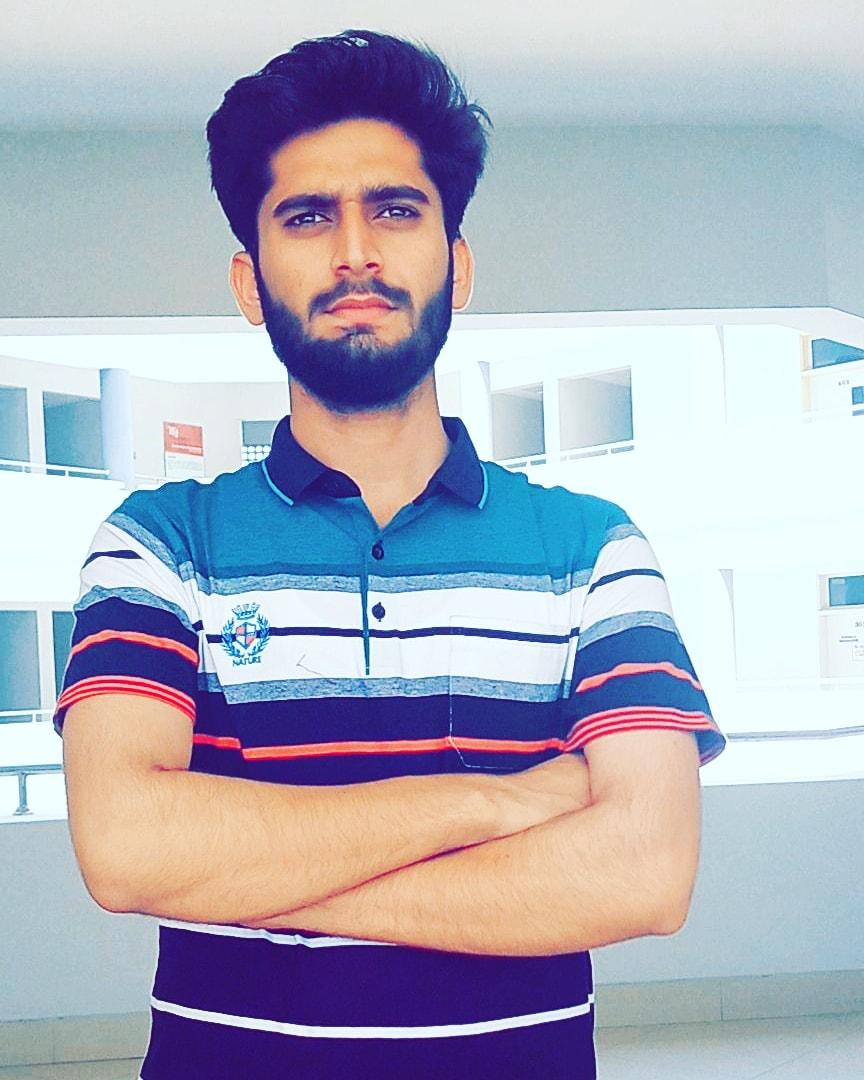
#> input picture iMAGE_PROCESSING_CLASSWORK_PRACTISE/padding.jpeg, 864 x 1080 px
$ python Padding_image.py
#> lines starting #> are read from the running program, lines starting #| are printed output that depends on the picture
#> further down, im is the input picture: shape (1080, 864, 3); mean B, G, R 190.3, 175.2, 171.4
import cv2
import numpy as np
def Image_pass(image):
    image_grey = np.array(cv2.cvtColor(image,cv2.COLOR_BGR2GRAY)).astype(float)/255
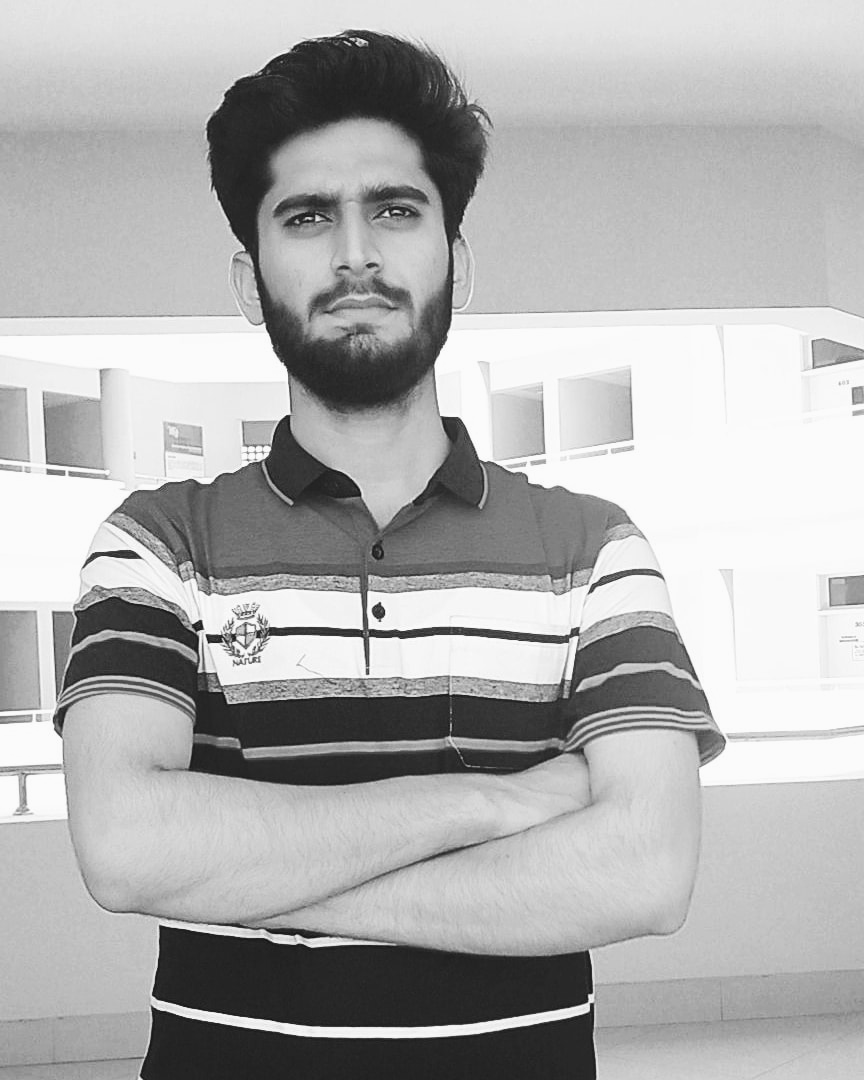
#> image_grey: shape (1080, 864) float64; min 0.051, max 0.996, mean 0.689
    image_padded=np.pad(image_grey,(400,300),'symmetric')
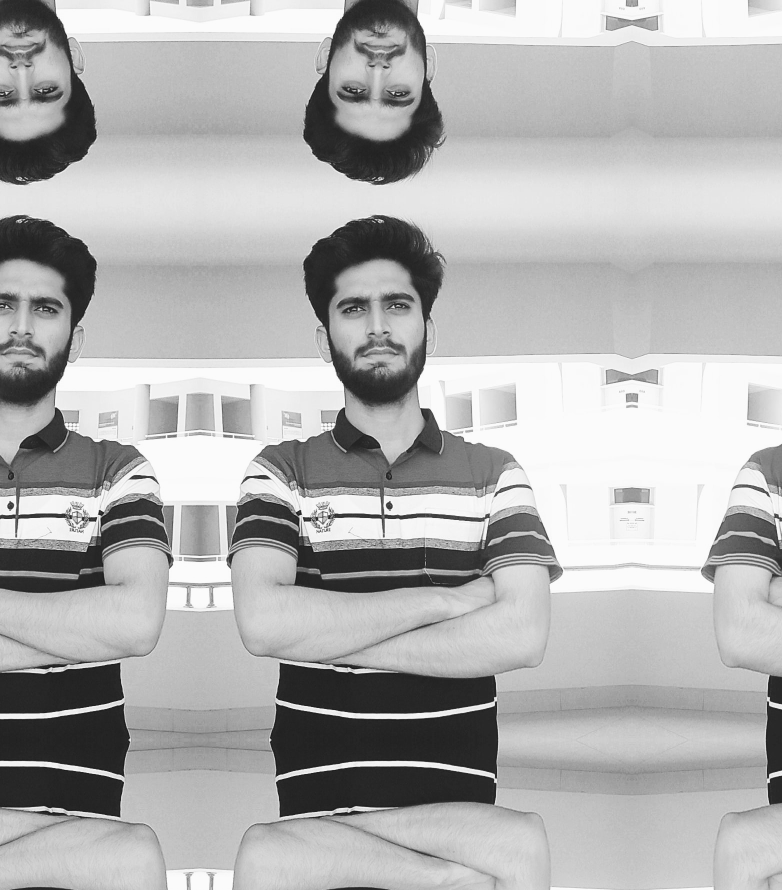
#> image_padded: shape (1780, 1564) float64 (shown at 1/2 size); min 0.051, max 0.996, mean 0.693
    #cv2.imshow("Image for Padding " ,image_padded)
    cv2.imshow("im",image_padded)
    cv2.waitKey(-1)


im=cv2.imread('padding.jpeg')
Image_pass(im)
